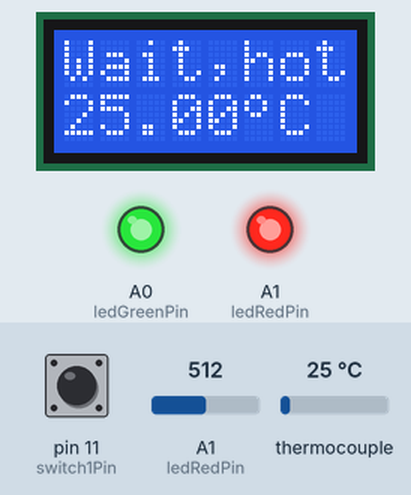
Simulated run of this sketch. Board: Arduino Uno, built with avr-gcc and run on an emulated ATmega328P. Parts: 8×2 character LCD, output pins drawn as LEDs (lit = HIGH). The test bench sets the inputs (shaded band); at power-on: thermocouple 25 °C, pin 11 (switch1Pin) HIGH, A1 (ledRedPin) = 512. Pins used as bus, display or sensor lines are not drawn; what the sketch prints to the serial monitor is not drawn.

Above: at 3.7 s.
3.8 s: thermocouple set to 6 °C
At 6.2 s:
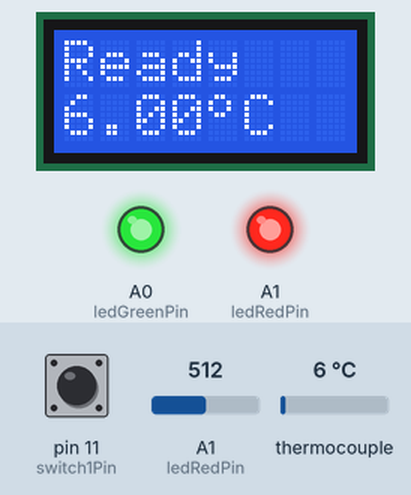
7.0 s: pin 11 (switch1Pin) pulled LOW for 0.15 s
At 7.8 s:
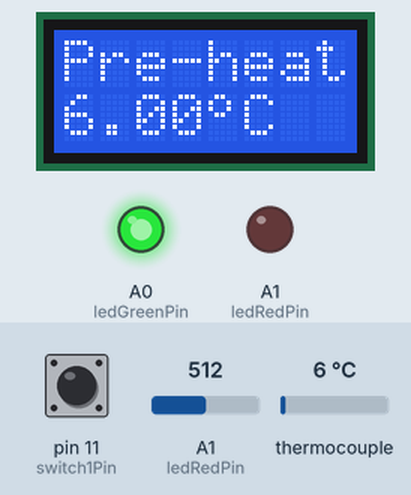
9.0 s: thermocouple set to 32 °C
At 10.6 s:
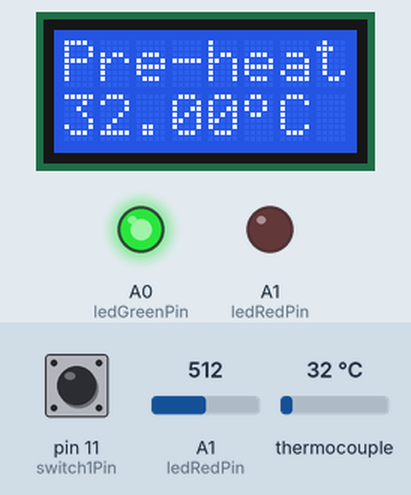
11.0 s: thermocouple set to 38 °C
At 12.8 s:
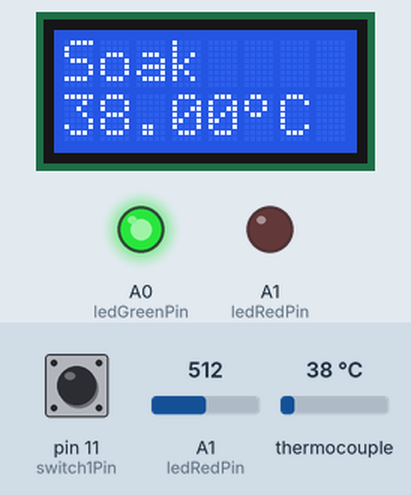
14.0 s: pin 11 (switch1Pin) pulled LOW for 1 s
At 16.3 s:
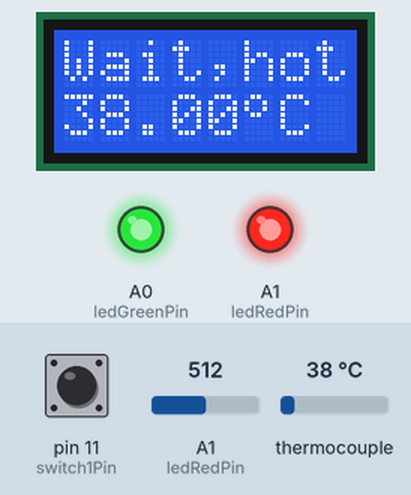
Timing chart, 0 to 17.8 s (numbered marks = the images above; inputs shaded):
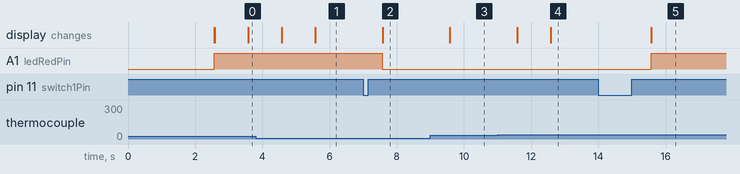

Measured:
- the behaviour switches between 34 and 35 °C on thermocouple (found by bisection; images 3 and 4)
- after the input at 3.8 s, the display: first changes after 0.78 s (image 1 shows a later state)
- after the input at 7.0 s, A1 (ledRedPin): HIGH → LOW after 0.57 s; the display: changes after 0.58 s (image 2)
- after the input at 9.0 s, the display: changes after 0.58 s (image 3)
- after the input at 11.0 s, the display: first changes after 0.58 s (image 4 shows a later state)
- after the input at 14.0 s, A1 (ledRedPin): LOW → HIGH after 1.6 s; the display: changes after 1.6 s (image 5)

The sketch:

ReflowOvenController_V1.1.ino
```cpp
// (licence header left out)
// Comment either one the following #define to select your board revision
// Newer board version starts from v1.60 using MAX31855KASA+ chip
//#define  USE_MAX31855
// Older board version below version v1.60 using MAX6675ISA+ chip
#define USE_MAX6675

// ***** INCLUDES *****
#include <LiquidCrystal.h>
#ifdef	USE_MAX31855
	#include <MAX31855.h>
#else
	#include <max6675.h>
#endif
#include <PID_v1.h>

// ***** TYPE DEFINITIONS *****
typedef enum REFLOW_STATE
{
  REFLOW_STATE_IDLE,
  REFLOW_STATE_PREHEAT,
  REFLOW_STATE_SOAK,
  REFLOW_STATE_REFLOW,
  REFLOW_STATE_COOL,
  REFLOW_STATE_COMPLETE,
	REFLOW_STATE_TOO_HOT,
  REFLOW_STATE_ERROR
} reflowState_t;

typedef enum REFLOW_STATUS
{
  REFLOW_STATUS_OFF,
  REFLOW_STATUS_ON
} reflowStatus_t;

typedef	enum SWITCH
{
	SWITCH_NONE,
	SWITCH_1,
	SWITCH_2
}	switch_t;

typedef enum DEBOUNCE_STATE
{
  DEBOUNCE_STATE_IDLE,
  DEBOUNCE_STATE_CHECK,
  DEBOUNCE_STATE_RELEASE
} debounceState_t;

// ***** CONSTANTS *****
#define TEMPERATURE_ROOM 25 //50
#define TEMPERATURE_SOAK_MIN 35 //150
#define TEMPERATURE_SOAK_MAX 40 //200
#define TEMPERATURE_REFLOW_MAX 45 //250
#define TEMPERATURE_COOL_MIN 100
#define SENSOR_SAMPLING_TIME 1000
#define SOAK_TEMPERATURE_STEP 5
#define SOAK_MICRO_PERIOD 9000
#define DEBOUNCE_PERIOD_MIN 50

// ***** PID PARAMETERS *****
// ***** PRE-HEAT STAGE *****
#define PID_KP_PREHEAT 100
#define PID_KI_PREHEAT 0.025
#define PID_KD_PREHEAT 20
// ***** SOAKING STAGE *****
#define PID_KP_SOAK 300
#define PID_KI_SOAK 0.05
#define PID_KD_SOAK 250
// ***** REFLOW STAGE *****
#define PID_KP_REFLOW 300
#define PID_KI_REFLOW 0.05
#define PID_KD_REFLOW 350
#define PID_SAMPLE_TIME 1000

// ***** LCD MESSAGES *****
const char* lcdMessagesReflowStatus[] = {
  "Ready",
  "Pre-heat",
  "Soak",
  "Reflow",
  "Cool",
  "Complete",
	"Wait,hot",
  "Error"
};

// ***** DEGREE SYMBOL FOR LCD *****
unsigned char degree[8]  = {
  140,146,146,140,128,128,128,128};

// ***** PIN ASSIGNMENT *****
#ifdef	USE_MAX31855
	int ssrPin = 5;
	int thermocoupleSOPin = A3;
	int thermocoupleCSPin = A2;
	int thermocoupleCLKPin = A1;
	int lcdRsPin = 7;
	int lcdEPin = 8;
	int lcdD4Pin = 9;
	int lcdD5Pin = 10;
	int lcdD6Pin = 11;
	int lcdD7Pin = 12;
	int ledRedPin = 4;
	int buzzerPin = 6;
	int switchPin = A0;
#else
  int powerLed = 13;
	int ssrPin = 10;
	int thermocoupleSOPin = 3;
	int thermocoupleCSPin = 2;
	int thermocoupleCLKPin = 12;
	int lcdRsPin = 8;
	int lcdEPin = 9;
	int lcdD4Pin = 4;
	int lcdD5Pin = 5;
	int lcdD6Pin = 6;
	int lcdD7Pin = 7  ;
	int ledRedPin = A1;
	int ledGreenPin = A0;
	//int buzzerPin = 6;
	int switch1Pin = 11;
	//int switch2Pin = 12;
#endif

// ***** PID CONTROL VARIABLES *****
double setpoint;
double input;
double output;
double kp = PID_KP_PREHEAT;
double ki = PID_KI_PREHEAT;
double kd = PID_KD_PREHEAT;
int windowSize;
unsigned long windowStartTime;
unsigned long nextCheck;
unsigned long nextRead;
unsigned long timerSoak;
unsigned long buzzerPeriod;
// Reflow oven controller state machine state variable
reflowState_t reflowState;
// Reflow oven controller status
reflowStatus_t reflowStatus;
// Switch debounce state machine state variable
debounceState_t debounceState;
// Switch debounce timer
long lastDebounceTime;
// Switch press status
switch_t switchStatus;
// Seconds timer
int timerSeconds;

// Specify PID control interface
PID reflowOvenPID(&input, &output, &setpoint, kp, ki, kd, DIRECT);
// Specify LCD interface
LiquidCrystal lcd(lcdRsPin, lcdEPin, lcdD4Pin, lcdD5Pin, lcdD6Pin, lcdD7Pin);
// Specify MAX6675 thermocouple interface
#ifdef	USE_MAX31855
	MAX31855 thermocouple(thermocoupleSOPin, thermocoupleCSPin,
												thermocoupleCLKPin);
#else
	MAX6675 thermocouple(thermocoupleCLKPin, thermocoupleCSPin,
											 thermocoupleSOPin);
#endif

void setup()
{
  // SSR pin initialization to ensure reflow oven is off
Serial.begin(57600);
Serial.println("Init and Turn off SSR");
  digitalWrite(ssrPin, LOW);
  pinMode(ssrPin, OUTPUT);

  // Buzzer pin initialization to ensure annoying buzzer is off
//  digitalWrite(buzzerPin, LOW);
//  pinMode(buzzerPin, OUTPUT);

  // LED pins initialization and turn on upon start-up (active low)
  analogWrite(ledRedPin, 0);
  pinMode(ledRedPin, OUTPUT);
	#ifdef USE_MAX6675
    // LED pins initialization and turn on upon start-up (active low)
    analogWrite(ledGreenPin, 0);
		pinMode(ledGreenPin, OUTPUT);
		// Switch pins initialization
		pinMode(switch1Pin, INPUT);
//		pinMode(switch2Pin, INPUT);
	#endif

  // Start-up splash
//  digitalWrite(buzzerPin, HIGH);
  lcd.begin(8, 2);
  lcd.createChar(0, degree);
  lcd.clear();
  lcd.print("Reflow");
  lcd.setCursor(0, 1);
  lcd.print("Oven 1.1");
//  digitalWrite(buzzerPin, LOW);
  delay(2500);
  lcd.clear();

Serial.println("Reflow Oven 1.1");
  // Serial communication at 57600 bps

  // Turn off LED (active low)
  analogWrite(ledRedPin, 128);
	#ifdef  USE_MAX6675
		analogWrite(ledGreenPin, 128);
	#endif
  // Set window size
  windowSize = 2000;
  // Initialize time keeping variable
  nextCheck = millis();
  // Initialize thermocouple reading variable
  nextRead = millis();
}

void loop()
{
  // Current time
  unsigned long now;

  // Time to read thermocouple?
  if (millis() > nextRead)
  {
    // Read thermocouple next sampling period
    nextRead += SENSOR_SAMPLING_TIME;
    // Read current temperature
		#ifdef	USE_MAX31855
			input = thermocouple.readThermocouple(CELSIUS);
		#else
			input = thermocouple.readCelsius();
Serial.println(input);
		#endif

    // If thermocouple problem detected
		#ifdef	USE_MAX6675
			if (isnan(input))
		#else
			if((input == FAULT_OPEN) || (input == FAULT_SHORT_GND) ||
				 (input == FAULT_SHORT_VCC))
    #endif
		{
      // Illegal operation
      reflowState = REFLOW_STATE_ERROR;
      reflowStatus = REFLOW_STATUS_OFF;
    }
  }

  if (millis() > nextCheck)
  {
    // Check input in the next seconds
    nextCheck += 1000;
    // If reflow process is on going
    if (reflowStatus == REFLOW_STATUS_ON)
    {
      // Toggle red LED as system heart beat
      analogWrite(ledRedPin, !(analogRead(ledRedPin)));
      // Increase seconds timer for reflow curve analysis
      timerSeconds++;
      // Send temperature and time stamp to serial
      Serial.print(timerSeconds);
      Serial.print(" ");
      Serial.print(setpoint);
      Serial.print(" ");
      Serial.print(input);
      Serial.print(" ");
      Serial.print(output);
      Serial.print(" ");
      Serial.println(thermocouple.readCelsius());
    }
    else
    {
      // Turn off red LED
      analogWrite(ledRedPin, 128);
    }

    // Clear LCD
    lcd.clear();
    // Print current system state
    lcd.print(lcdMessagesReflowStatus[reflowState]);
Serial.println(lcdMessagesReflowStatus[reflowState]);
    // Move the cursor to the 2 line
    lcd.setCursor(0, 1);

    // If currently in error state
    if (reflowState == REFLOW_STATE_ERROR)
    {
      // No thermocouple wire connected
      lcd.print("TC Error!");
    }
    else
    {
      // Print current temperature
      lcd.print(input);

			#if ARDUINO >= 100
				// Print degree Celsius symbol
				lcd.write((uint8_t)0);
			#else
				// Print degree Celsius symbol
				lcd.print(0, BYTE);
			#endif
      lcd.print("C ");
    }
  }

  // Reflow oven controller state machine
  switch (reflowState)
  {
  case REFLOW_STATE_IDLE:
		// If oven temperature is still above room temperature
		if (input >= TEMPERATURE_ROOM)
		{
			reflowState = REFLOW_STATE_TOO_HOT;
		}
		else
		{
			// If switch is pressed to start reflow process
			if (switchStatus == SWITCH_1)
			{
// Serial print Reflow has started
Serial.println("Reflow started");
        // Send header for CSV file
        Serial.println("Time Setpoint Input Output Temp");
        // Intialize seconds timer for serial debug information
        timerSeconds = 0;
        // Initialize PID control window starting time
        windowStartTime = millis();
        // Ramp up to minimum soaking temperature
        setpoint = TEMPERATURE_SOAK_MIN;
        // Tell the PID to range between 0 and the full window size
        reflowOvenPID.SetOutputLimits(0, windowSize);
        reflowOvenPID.SetSampleTime(PID_SAMPLE_TIME);
        // Turn the PID on
        reflowOvenPID.SetMode(AUTOMATIC);
        // Proceed to preheat stage
        reflowState = REFLOW_STATE_PREHEAT;
      }
    }
    break;

  case REFLOW_STATE_PREHEAT:
    reflowStatus = REFLOW_STATUS_ON;
    // If minimum soak temperature is achieve
    if (input >= TEMPERATURE_SOAK_MIN)
    {
      // Chop soaking period into smaller sub-period
      timerSoak = millis() + SOAK_MICRO_PERIOD;
      // Set less agressive PID parameters for soaking ramp
      reflowOvenPID.SetTunings(PID_KP_SOAK, PID_KI_SOAK, PID_KD_SOAK);
      // Ramp up to first section of soaking temperature
      setpoint = TEMPERATURE_SOAK_MIN + SOAK_TEMPERATURE_STEP;
      // Proceed to soaking state
      reflowState = REFLOW_STATE_SOAK;
    }
    break;

  case REFLOW_STATE_SOAK:
    // If micro soak temperature is achieved
    if (millis() > timerSoak)
    {
      timerSoak = millis() + SOAK_MICRO_PERIOD;
      // Increment micro setpoint
      setpoint += SOAK_TEMPERATURE_STEP;
      if (setpoint > TEMPERATURE_SOAK_MAX)
      {
        // Set agressive PID parameters for reflow ramp
        reflowOvenPID.SetTunings(PID_KP_REFLOW, PID_KI_REFLOW, PID_KD_REFLOW);
        // Ramp up to first section of soaking temperature
        setpoint = TEMPERATURE_REFLOW_MAX;
        // Proceed to reflowing state
        reflowState = REFLOW_STATE_REFLOW;
      }
    }
    break;

  case REFLOW_STATE_REFLOW:
    // We need to avoid hovering at peak temperature for too long
    // Crude method that works like a charm and safe for the components
    if (input >= (TEMPERATURE_REFLOW_MAX - 5))
    {
      // Set PID parameters for cooling ramp
      reflowOvenPID.SetTunings(PID_KP_REFLOW, PID_KI_REFLOW, PID_KD_REFLOW);
      // Ramp down to minimum cooling temperature
      setpoint = TEMPERATURE_COOL_MIN;
      // Proceed to cooling state
      reflowState = REFLOW_STATE_COOL;
    }
    break;

  case REFLOW_STATE_COOL:
    // If minimum cool temperature is achieve
    if (input <= TEMPERATURE_COOL_MIN)
    {
      // Retrieve current time for buzzer usage
      buzzerPeriod = millis() + 1000;
      // Turn on buzzer and green LED to indicate completion
			#ifdef	USE_MAX6675
				analogWrite(ledGreenPin, 0);
      #endif
//			digitalWrite(buzzerPin, HIGH);
      // Turn off reflow process
      reflowStatus = REFLOW_STATUS_OFF;
      // Proceed to reflow Completion state
      reflowState = REFLOW_STATE_COMPLETE;
    }
    break;

  case REFLOW_STATE_COMPLETE:
    if (millis() > buzzerPeriod)
    {
      // Turn off buzzer and green LED
//      digitalWrite(buzzerPin, LOW);
			#ifdef	USE_MAX6675
				analogWrite(ledGreenPin, 128);
			#endif
			// Reflow process ended
      reflowState = REFLOW_STATE_IDLE;
    }
    break;

	case REFLOW_STATE_TOO_HOT:
		// If oven temperature drops below room temperature
		if (input < TEMPERATURE_ROOM)
		{
			// Ready to reflow
			reflowState = REFLOW_STATE_IDLE;
		}
		break;

  case REFLOW_STATE_ERROR:
    // If thermocouple problem is still present
		#ifdef	USE_MAX6675
			if (isnan(input))
		#else
			if((input == FAULT_OPEN) || (input == FAULT_SHORT_GND) ||
				 (input == FAULT_SHORT_VCC))
    #endif
    {
      // Wait until thermocouple wire is connected
      reflowState = REFLOW_STATE_ERROR;
    }
    else
    {
      // Clear to perform reflow process
      reflowState = REFLOW_STATE_IDLE;
    }
    break;
  }

  // If switch 1 is pressed
  if (switchStatus == SWITCH_1)
  {
    // If currently reflow process is on going
    if (reflowStatus == REFLOW_STATUS_ON)
    {
      // Button press is for cancelling
      // Turn off reflow process
      reflowStatus = REFLOW_STATUS_OFF;
      // Reinitialize state machine
      reflowState = REFLOW_STATE_IDLE;
    }
  }

  // Simple switch debounce state machine (for switch #1 (both analog & digital
	// switch supported))
  switch (debounceState)
  {
  case DEBOUNCE_STATE_IDLE:
    // No valid switch press
    switchStatus = SWITCH_NONE;
    // If switch #1 is pressed
		#ifdef	USE_MAX6675
			if (digitalRead(switch1Pin) == LOW)
		#else
			if (analogRead(switchPin) == 0)
		#endif
			{
				// Intialize debounce counter
				lastDebounceTime = millis();
				// Proceed to check validity of button press
				debounceState = DEBOUNCE_STATE_CHECK;
			}
    break;

  case DEBOUNCE_STATE_CHECK:
		#ifdef	USE_MAX6675
			// If switch #1 is still pressed
			if (digitalRead(switch1Pin) == LOW)
		#else
			if (analogRead(switchPin) == 0)
		#endif
			{
				// If minimum debounce period is completed
				if ((millis() - lastDebounceTime) > DEBOUNCE_PERIOD_MIN)
				{
					// Proceed to wait for button release
					debounceState = DEBOUNCE_STATE_RELEASE;
				}
			}
			// False trigger
			else
			{
				// Reinitialize button debounce state machine
				debounceState = DEBOUNCE_STATE_IDLE;
			}
    break;

  case DEBOUNCE_STATE_RELEASE:
		#ifdef	USE_MAX6675
			if (digitalRead(switch1Pin) == HIGH)
    #else
			if (analogRead(switchPin) > 0)
		#endif
		{
      // Valid switch 1 press
      switchStatus = SWITCH_1;
      // Reinitialize button debounce state machine
      debounceState = DEBOUNCE_STATE_IDLE;
    }
    break;
  }

  // PID computation and SSR control
  if (reflowStatus == REFLOW_STATUS_ON)
  {
    now = millis();

    reflowOvenPID.Compute();

    if((now - windowStartTime) > windowSize)
    {
      // Time to shift the Relay Window
      windowStartTime += windowSize;
    }
    if(output > (now - windowStartTime)) digitalWrite(ssrPin, HIGH);
    else digitalWrite(ssrPin, LOW);
  }
  // Reflow oven process is off, ensure oven is off
  else
  {
    digitalWrite(ssrPin, LOW);
  }
}
```
